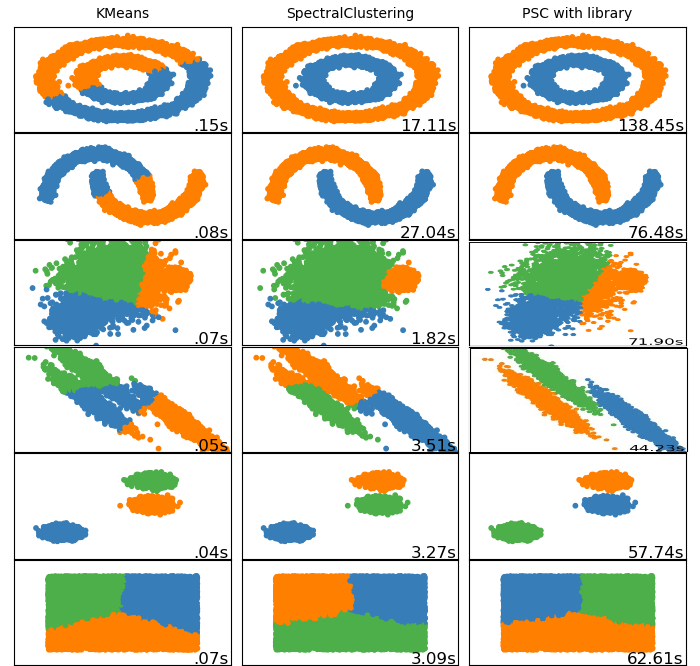

Write Python code to recreate this figure.
import time
import warnings

import numpy as np
import matplotlib.pyplot as plt
import torch.nn as nn

from sklearn import cluster, datasets, mixture
from sklearn.neighbors import kneighbors_graph
from sklearn.preprocessing import StandardScaler
from itertools import cycle, islice

from synthesis_psc import PSC, Four_layer_FNN

np.random.seed(0)

# ============
# Generate datasets. We choose the size big enough to see the scalability
# of the algorithms, but not too big to avoid too long running times
# ============
n_samples = 10000
noisy_circles = datasets.make_circles(n_samples=n_samples, factor=.5,
                                      noise=.05)
x, y = noisy_circles
print(x.shape)
noisy_moons = datasets.make_moons(n_samples=n_samples, noise=.05)
blobs = datasets.make_blobs(n_samples=n_samples, random_state=8)
no_structure = np.random.rand(n_samples, 2), None

# Anisotropicly distributed data
random_state = 170
X, y = datasets.make_blobs(n_samples=n_samples, random_state=random_state)
transformation = [[0.6, -0.6], [-0.4, 0.8]]
X_aniso = np.dot(X, transformation)
aniso = (X_aniso, y)

# blobs with varied variances
varied = datasets.make_blobs(n_samples=n_samples,
                             cluster_std=[1.0, 2.5, 0.5],
                             random_state=random_state)

# ============
# Set up cluster parameters
# ============
plt.figure(figsize=(7, 12.5))
plt.subplots_adjust(left=.02, right=.98, bottom=.001, top=.96, wspace=.05,
                    hspace=.01)

plot_num = 1

default_base = {'quantile': .3,
                'eps': .3,
                'damping': .9,
                'preference': -200,
                'n_neighbors': 10,
                'n_clusters': 3,
                'min_samples': 20,
                'xi': 0.05,
                'min_cluster_size': 0.1}

datasets = [
    (noisy_circles, {'damping': .77, 'preference': -240,
                     'quantile': .2, 'n_clusters': 2,
                     'min_samples': 20, 'xi': 0.25}),
    (noisy_moons, {'damping': .75, 'preference': -220, 'n_clusters': 2}),
    (varied, {'eps': .18, 'n_neighbors': 2,
              'min_samples': 5, 'xi': 0.035, 'min_cluster_size': .2}),
    (aniso, {'eps': .15, 'n_neighbors': 2,
             'min_samples': 20, 'xi': 0.1, 'min_cluster_size': .2}),
    (blobs, {}),
    (no_structure, {})]

class Net(nn.Module):
    def __init__(self, out_put):
        super(Net, self).__init__()
        # Define the layers
        self.fc1 = nn.Linear(2, 32)
        self.fc2 = nn.Linear(32, 64)
        self.fc3 = nn.Linear(64, 128)
        self.fc4 = nn.Linear(128, 64)
        self.fc5 = nn.Linear(64, 32)
        self.output_layer = nn.Linear(32, out_put)

        self.relu = nn.ReLU()

    def forward(self, x):

        x = self.fc1(x)
        x = self.fc2(x)
        x = self.relu(x)
        x = self.fc3(x)
        x = self.fc4(x)
        x = self.relu(x)
        x = self.fc5(x)
        x = self.output_layer(x)
        return x

for i_dataset, (dataset, algo_params) in enumerate(datasets):
    # update parameters with dataset-specific values
    params = default_base.copy()
    params.update(algo_params)

    X, y = dataset

    # normalize dataset for easier parameter selection
    X = StandardScaler().fit_transform(X)

    # estimate bandwidth for mean shift
    bandwidth = cluster.estimate_bandwidth(X, quantile=params['quantile'])

    # connectivity matrix for structured Ward
    connectivity = kneighbors_graph(
        X, n_neighbors=params['n_neighbors'], include_self=False)
    # make connectivity symmetric
    connectivity = 0.5 * (connectivity + connectivity.T)

    # ============
    # Create cluster objects
    # ============
    KMeans = cluster.KMeans(n_clusters=params['n_clusters'], init='random', n_init='auto', algorithm='elkan')
    spectral = cluster.SpectralClustering(n_clusters=params['n_clusters'], eigen_solver='arpack', affinity="nearest_neighbors")

    model = Net(params['n_clusters'])
    kmeans = cluster.KMeans(n_clusters=params['n_clusters'], init='k-means++', n_init='auto', algorithm='elkan')
    psc = PSC(model=model, clustering_method=kmeans, test_splitting_rate=0, n_neighbor=30, n_components=params['n_clusters'])

    clustering_algorithms = (
        ('KMeans', KMeans),
        ('SpectralClustering', spectral),
        ('PSC with library', psc)
    )

    for name, algorithm in clustering_algorithms:
        t0 = time.time()

        # catch warnings related to kneighbors_graph
        with warnings.catch_warnings():
            warnings.filterwarnings(
                "ignore",
                message="the number of connected components of the " +
                "connectivity matrix is [0-9]{1,2}" +
                " > 1. Completing it to avoid stopping the tree early.",
                category=UserWarning)
            warnings.filterwarnings(
                "ignore",
                message="Graph is not fully connected, spectral embedding" +
                " may not work as expected.",
                category=UserWarning)
            algorithm.fit(X)

        t1 = time.time()
        if hasattr(algorithm, 'labels_'):
            y_pred = algorithm.labels_.astype(np.int32)
        else:
            y_pred = algorithm.predict(X)

        plt.subplot(len(datasets), len(clustering_algorithms), plot_num)
        if i_dataset == 0:
            plt.title(name, size=12)

        colors = np.array(list(islice(cycle(['#377eb8', '#ff7f00', '#4daf4a',
                                             '#f781bf', '#a65628', '#984ea3',
                                             '#999999', '#e41a1c', '#dede00']),
                                      int(max(y_pred) + 1))))
        # add black color for outliers (if any)
        colors = np.append(colors, ["#000000"])
        plt.scatter(X[:, 0], X[:, 1], s=10, color=colors[y_pred])

        plt.xlim(-2.5, 2.5)
        plt.ylim(-2.5, 2.5)
        plt.xticks(())
        plt.yticks(())
        plt.text(.99, .01, ('%.2fs' % (t1 - t0)).lstrip('0'),
                 transform=plt.gca().transAxes, size=12,
                 horizontalalignment='right')
        plot_num += 1

plt.show()
